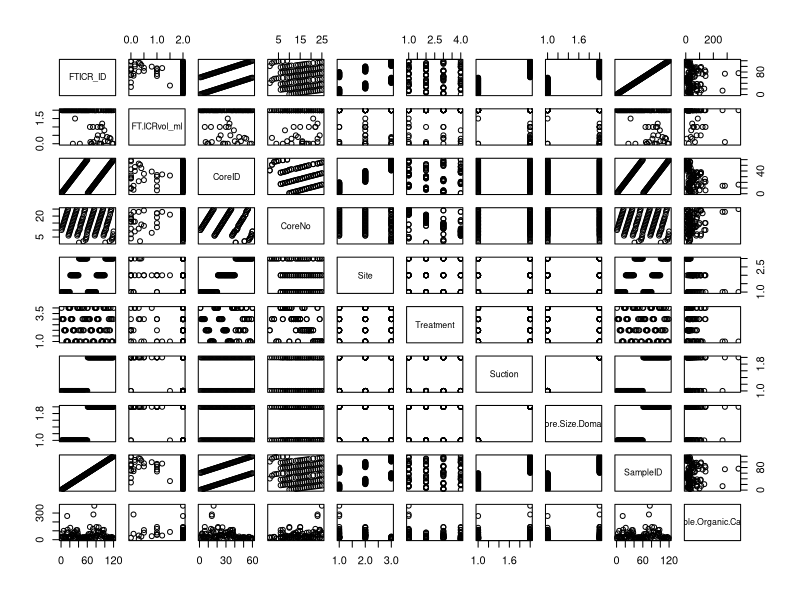
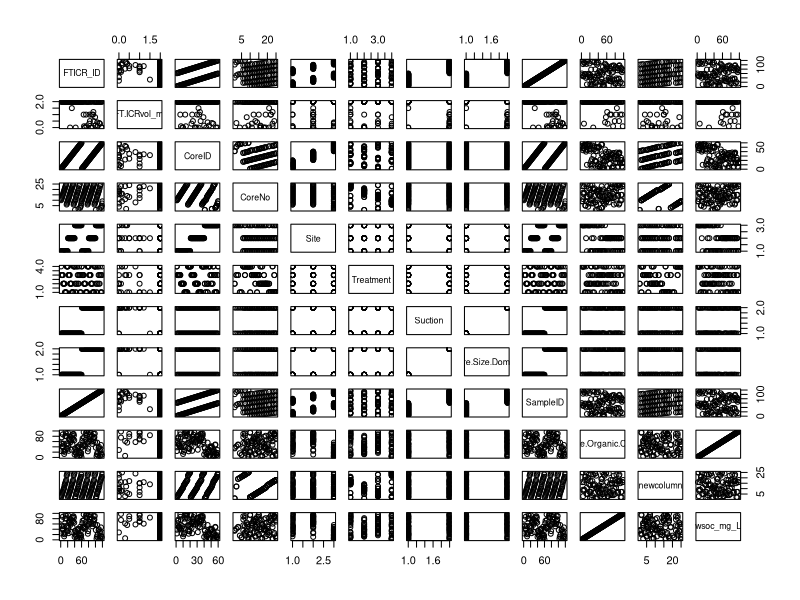

Write R code to recreate these figures, in order. (Note: this script raises an error after producing the figures.)
# INTRODUCTORY R
# Kaizad F. Patel
# ---------------
# 1. importing files
#

# NOTES ----
# you can use the # sign to comment your code
# any text/script that follows the # sign will not be run as a command
# you can use this to add comments and describe steps in your script

# Adding 4 hyphens (----) at the end of a comment line will turn it into a section
# you can minimize sections to keep the script neat


print("abc") # this command prints text


# step 1. importing files of different types ----
# you can import .csv files without any additional packages
data_csv = read.csv("data/3soils_wsoc_pore.csv")

# exploratory plot
plot(data_csv)



# you need the `readxl` package for .xlsx files
# first, load the package
library(readxl)
# by default, read_excel imports the first spreadsheet. 
# specify the sheet you want to import
data_xlsx = read_excel("data/3soils_wsoc_pore.xlsx", sheet = "wsoc")

#

# step 2. info about data ----
# list the column names
names(data_csv)

# structure of the columns
# this tells you if a variable is numeric or categorical,
# how many factors, etc.
str(data_csv)

# change the format of the columns
data_csv$Site = as.character(data_csv$Site)

data_csv$newcolumn = as.character(data_csv$CoreNo)

data_csv$SampleID = as.character(data_csv$SampleID)
data_csv$`Water.Soluble.Organic.Carbon..mg.L.` = as.factor(data_csv$`Water.Soluble.Organic.Carbon..mg.L.`)

data_csv$wsoc_mg_L = data_csv$Water.Soluble.Organic.Carbon..mg.L.

# list the first 6 entries of the data table
head(data_csv)

# find the dimensions of the data table (rows and columns)
dim(data_csv)

# to call the info in a given cell, use coordinates
# DATAFILE[ROW,COLUMN]
# e.g. 10th row and 5th column
data_csv[10,5]

# you can also use the name of the column
data_csv[10,"Site"]


# to call all the entries in a column
# the space before the comma = all rows are selected
data_csv[,"Site"]

# call all entries in the first three columns
subset = data_csv[,4:10]

# call all columns for the first row
data_csv[1,]


#
# step 3. processing and cleaning up ----
# make a subset of the first two columns
data_sub1 = data_csv[,1:2]

# make a subset by removing the first two columns
data_sub2 = data_csv[,-(1:2)]

# avoid spaces, periods, and symbols in column names
# letters, numbers, and underscores work best

# rename the offending columns in data_sub2
names(data_sub2)[names(data_sub2) == "Pore.Size.Domain"] = "pore_size"
names(data_sub2)[names(data_sub2) == "Water.Soluble.Organic.Carbon..mg.L."] = "wsoc_mg_L"

#
# NEW step 4. visualizing the dataset ----
plot(data_csv)

# step 4. export ----
write.csv(data_sub2, "processed/wsoc_processed.csv")
# if you open this file, you will see:
# a. row numbers as a separate column
# b. "NA" in blank cells

# try this now
# na = "" makes all NA blank,
# and row.names=FALSE will exclude row names
write.csv(data_sub2, "processed/wsoc_processed.csv", na="", row.names = FALSE)

print("SUCCESS!!!")

write.csv(data_sub1, "processed/datasub1.csv")
